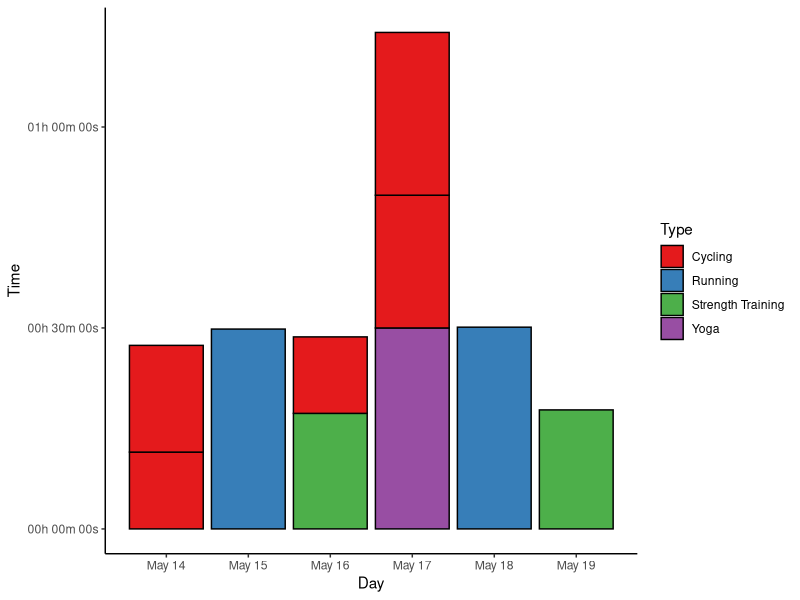
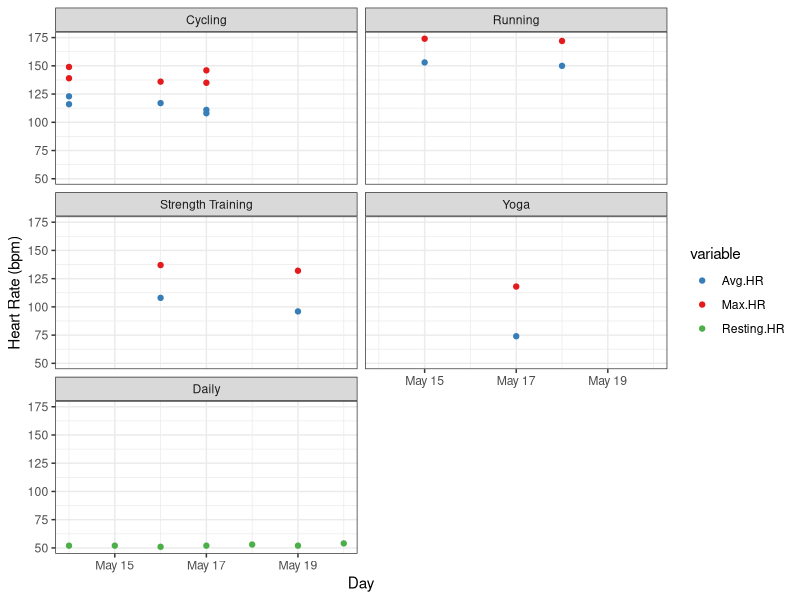
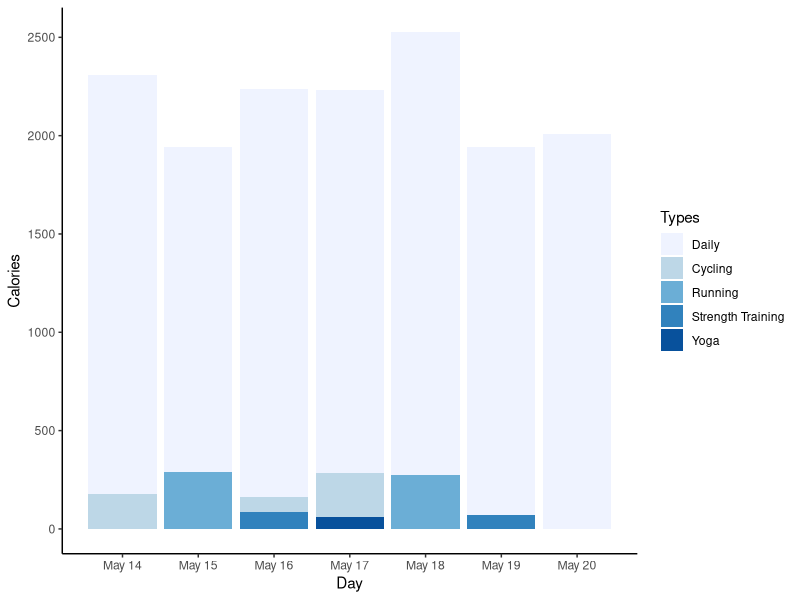
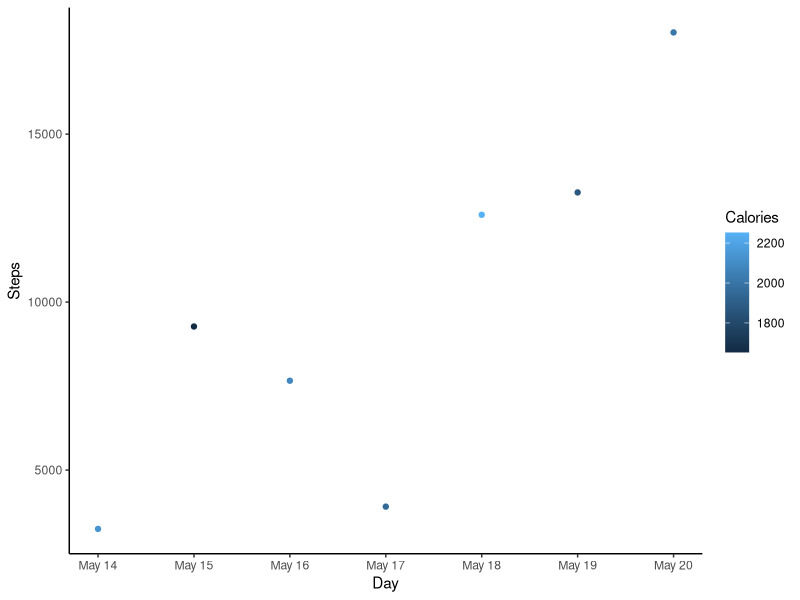

R code for these plots, in order:
## ---- chunk 1
setwd("C:/Users/Sarah/Dropbox/Fitness/SummerPain")
options(stringsAsFactors=FALSE)

library(chron)
library(plyr)
library(knitr)
library(ggplot2)
library(scales)
library(reshape)
library(car)
## ---- chunk 2
# read in data
data <- read.table("Week1.csv", header=TRUE, sep=",", na.strings=c("NA", "--", ""))

# convert time/date objects
data$Start <- as.POSIXct(data$Start, format="%a, %d %B %Y %H:%M")
data$Time <- times(data$Time)

# remove morning exercise
dataf <- data[!data$Type=="Other", ]

# convert exercise type to factor and reorder for plotting
a <- recode(as.numeric(as.factor(dataf$Type)), "1=1; 2=5; 3=2; 4=3; 5=4")
dataf$Types <- reorder(dataf$Type, a)

# first look
summary(data)
dataf
## ---- chunk 3
kable(ddply(dataf, .(Type), summarise, duration=sum(Time)), format="html", table.attr="style='width:20%;'")
## ---- chunk 4
# extract day from activity start
dataf$Day <- as.Date(dataf$Start)

# ignore daily data for plotting
datas <- subset(dataf, !Type=="Daily")

p1 <- ggplot(datas, aes(x=Day, y=Time, fill=Type)) +
  geom_bar(stat="identity", colour="black") + scale_fill_brewer(palette="Set1")
p1 <- p1 + scale_y_chron(labels=date_format("%Hh %Mm %Ss"))
p1 <- p1 + theme_classic() + scale_x_date(date_breaks="1 day", date_labels="%B %d")
p1
## ---- chunk 5
# melt HR data
HRdata <- melt(dataf, id.vars=c("Activity", "Types", "Day"),
               measure.vars=c("Avg.HR", "Max.HR", "Resting.HR"))

p2 <- ggplot(data=HRdata, aes(x=Day, y=value, colour=variable)) +
  geom_point() + scale_colour_manual(values=c("#377EB8", "#E41A1C", "#4DAF4A"))
p2 <- p2 + facet_wrap(~factor(Types), nrow=3)
p2 <- p2 + theme_bw() + labs(y="Heart Rate (bpm)")
p2
## ---- chunk 6
#reorder types for this plo
b <- recode(as.numeric(as.factor(dataf$Types)), "1=2; 2=3; 3=4; 4=5; 5=1")
dataf$Types <- reorder(dataf$Type, b)

p3 <- ggplot(dataf, aes(x=Day, y=Calories, fill=Types)) +
  geom_bar(stat="identity") + scale_fill_brewer()
p3 <- p3 + theme_classic() + scale_x_date(date_breaks="1 day", date_labels="%B %d")
p3
## ---- chunk 7
# subset for only daily data
datad <- dataf[dataf$Type=="Daily", ]

p4 <- ggplot(datad, aes(x=Day, y=Steps, colour=Calories)) + geom_point()
p4 <- p4 + theme_classic() + scale_x_date(date_breaks="1 day", date_labels="%B %d")
p4
